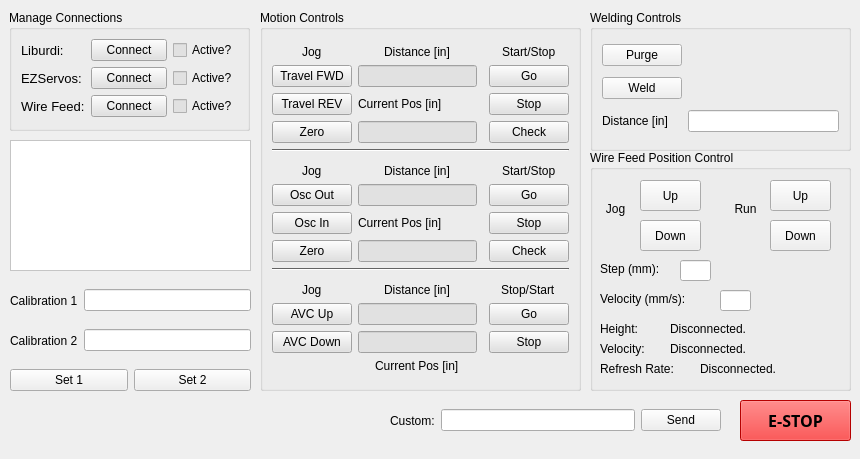
  <widget class="QWidget" name="centralWidget">
   <widget class="QListWidget" name="replyBox">
    <property name="geometry">
     <rect>
      <x>10</x>
      <y>140</y>
      <width>241</width>
      <height>131</height>
     </rect>
    </property>
    <property name="styleSheet">
     <string notr="true">background-color: rgb(255, 255, 255);
border-color: rgb(0, 0, 0);</string>
    </property>
   </widget>
   <widget class="QLabel" name="utLogo">
    <property name="enabled">
     <bool>true</bool>
    </property>
    <property name="geometry">
     <rect>
      <x>320</x>
      <y>400</y>
      <width>50</width>
      <height>50</height>
     </rect>
    </property>
    <property name="autoFillBackground">
     <bool>false</bool>
    </property>
    <property name="styleSheet">
     <string notr="true"/>
    </property>
    <property name="text">
     <string/>
    </property>
    <property name="pixmap">
     <pixmap resource="resources.qrc">:/images/powerT.jpeg</pixmap>
    </property>
    <property name="scaledContents">
     <bool>true</bool>
    </property>
   </widget>
   <widget class="QLabel" name="epriLogo">
    <property name="geometry">
     <rect>
      <x>10</x>
      <y>400</y>
      <width>307</width>
      <height>50</height>
     </rect>
    </property>
    <property name="text">
     <string/>
    </property>
    <property name="pixmap">
     <pixmap resource="resources.qrc">:/images/EPRI Logo.jpg</pixmap>
    </property>
    <property name="scaledContents">
     <bool>true</bool>
    </property>
   </widget>
   <widget class="QGroupBox" name="motionGroupBox">
    <property name="geometry">
     <rect>
      <x>260</x>
      <y>10</y>
      <width>321</width>
      <height>381</height>
     </rect>
    </property>
    <property name="palette">
     <palette>
      <active>
       <colorrole role="WindowText">
        <brush brushstyle="SolidPattern">
         <color alpha="255">
          <red>0</red>
          <green>0</green>
          <blue>0</blue>
         </color>
        </brush>
       </colorrole>
       <colorrole role="Button">
        <brush brushstyle="SolidPattern">
         <color alpha="255">
          <red>225</red>
          <green>225</green>
          <blue>225</blue>
         </color>
        </brush>
       </colorrole>
       <colorrole role="Light">
        <brush brushstyle="SolidPattern">
         <color alpha="255">
          <red>255</red>
          <green>255</green>
          <blue>255</blue>
         </color>
        </brush>
       </colorrole>
       <colorrole role="Midlight">
        <brush brushstyle="SolidPattern">
         <color alpha="255">
          <red>227</red>
          <green>227</green>
          <blue>227</blue>
         </color>
        </brush>
       </colorrole>
       <colorrole role="Dark">
        <brush brushstyle="SolidPattern">
         <color alpha="255">
          <red>100</red>
          <green>100</green>
          <blue>100</blue>
         </color>
        </brush>
       </colorrole>
       <colorrole role="Mid">
        <brush brushstyle="SolidPattern">
         <color alpha="255">
          <red>133</red>
          <green>133</green>
          <blue>133</blue>
         </color>
        </brush>
       </colorrole>
       <colorrole role="Text">
        <brush brushstyle="SolidPattern">
         <color alpha="255">
          <red>0</red>
          <green>0</green>
          <blue>0</blue>
         </color>
        </brush>
       </colorrole>
       <colorrole role="BrightText">
        <brush brushstyle="SolidPattern">
         <color alpha="255">
          <red>255</red>
          <green>255</green>
          <blue>255</blue>
         </color>
        </brush>
       </colorrole>
       <colorrole role="ButtonText">
        <brush brushstyle="SolidPattern">
         <color alpha="255">
          <red>0</red>
          <green>0</green>
          <blue>0</blue>
         </color>
        </brush>
       </colorrole>
       <colorrole role="Base">
        <brush brushstyle="SolidPattern">
         <color alpha="255">
          <red>225</red>
          <green>225</green>
          <blue>225</blue>
         </color>
        </brush>
       </colorrole>
       <colorrole role="Window">
        <brush brushstyle="SolidPattern">
         <color alpha="255">
          <red>225</red>
          <green>225</green>
          <blue>225</blue>
         </color>
        </brush>
       </colorrole>
       <colorrole role="Shadow">
        <brush brushstyle="SolidPattern">
         <color alpha="255">
          <red>0</red>
          <green>0</green>
          <blue>0</blue>
         </color>
        </brush>
       </colorrole>
       <colorrole role="AlternateBase">
        <brush brushstyle="SolidPattern">
         <color alpha="255">
          <red>227</red>
          <green>227</green>
          <blue>227</blue>
         </color>
        </brush>
       </colorrole>
       <colorrole role="ToolTipBase">
        <brush brushstyle="SolidPattern">
         <color alpha="255">
          <red>255</red>
          <green>255</green>
          <blue>220</blue>
         </color>
        </brush>
       </colorrole>
       <colorrole role="ToolTipText">
        <brush brushstyle="SolidPattern">
         <color alpha="255">
          <red>0</red>
          <green>0</green>
          <blue>0</blue>
         </color>
        </brush>
       </colorrole>
      </active>
      <inactive>
       <colorrole role="WindowText">
        <brush brushstyle="SolidPattern">
         <color alpha="255">
          <red>0</red>
          <green>0</green>
          <blue>0</blue>
         </color>
        </brush>
       </colorrole>
       <colorrole role="Button">
        <brush brushstyle="SolidPattern">
         <color alpha="255">
          <red>225</red>
          <green>225</green>
          <blue>225</blue>
         </color>
        </brush>
       </colorrole>
       <colorrole role="Light">
        <brush brushstyle="SolidPattern">
         <color alpha="255">
          <red>255</red>
          <green>255</green>
          <blue>255</blue>
         </color>
        </brush>
       </colorrole>
       <colorrole role="Midlight">
        <brush brushstyle="SolidPattern">
         <color alpha="255">
          <red>227</red>
          <green>227</green>
          <blue>227</blue>
         </color>
        </brush>
       </colorrole>
       <colorrole role="Dark">
        <brush brushstyle="SolidPattern">
         <color alpha="255">
          <red>100</red>
          <green>100</green>
          <blue>100</blue>
         </color>
        </brush>
       </colorrole>
       <colorrole role="Mid">
        <brush brushstyle="SolidPattern">
         <color alpha="255">
          <red>133</red>
          <green>133</green>
          <blue>133</blue>
         </color>
        </brush>
       </colorrole>
       <colorrole role="Text">
        <brush brushstyle="SolidPattern">
         <color alpha="255">
          <red>0</red>
          <green>0</green>
          <blue>0</blue>
         </color>
        </brush>
       </colorrole>
       <colorrole role="BrightText">
        <brush brushstyle="SolidPattern">
         <color alpha="255">
          <red>255</red>
          <green>255</green>
          <blue>255</blue>
         </color>
        </brush>
       </colorrole>
       <colorrole role="ButtonText">
        <brush brushstyle="SolidPattern">
         <color alpha="255">
          <red>0</red>
          <green>0</green>
          <blue>0</blue>
         </color>
        </brush>
       </colorrole>
       <colorrole role="Base">
        <brush brushstyle="SolidPattern">
         <color alpha="255">
          <red>225</red>
          <green>225</green>
          <blue>225</blue>
         </color>
        </brush>
       </colorrole>
       <colorrole role="Window">
        <brush brushstyle="SolidPattern">
         <color alpha="255">
          <red>225</red>
          <green>225</green>
          <blue>225</blue>
         </color>
        </brush>
       </colorrole>
       <colorrole role="Shadow">
        <brush brushstyle="SolidPattern">
         <color alpha="255">
          <red>0</red>
          <green>0</green>
          <blue>0</blue>
         </color>
        </brush>
       </colorrole>
       <colorrole role="AlternateBase">
        <brush brushstyle="SolidPattern">
         <color alpha="255">
          <red>227</red>
          <green>227</green>
          <blue>227</blue>
         </color>
        </brush>
       </colorrole>
       <colorrole role="ToolTipBase">
        <brush brushstyle="SolidPattern">
         <color alpha="255">
          <red>255</red>
          <green>255</green>
          <blue>220</blue>
         </color>
        </brush>
       </colorrole>
       <colorrole role="ToolTipText">
        <brush brushstyle="SolidPattern">
         <color alpha="255">
          <red>0</red>
          <green>0</green>
          <blue>0</blue>
         </color>
        </brush>
       </colorrole>
      </inactive>
      <disabled>
       <colorrole role="WindowText">
        <brush brushstyle="SolidPattern">
         <color alpha="255">
          <red>100</red>
          <green>100</green>
          <blue>100</blue>
         </color>
        </brush>
       </colorrole>
       <colorrole role="Button">
        <brush brushstyle="SolidPattern">
         <color alpha="255">
          <red>225</red>
          <green>225</green>
          <blue>225</blue>
         </color>
        </brush>
       </colorrole>
       <colorrole role="Light">
        <brush brushstyle="SolidPattern">
         <color alpha="255">
          <red>255</red>
          <green>255</green>
          <blue>255</blue>
         </color>
        </brush>
       </colorrole>
       <colorrole role="Midlight">
        <brush brushstyle="SolidPattern">
         <color alpha="255">
          <red>227</red>
          <green>227</green>
          <blue>227</blue>
         </color>
        </brush>
       </colorrole>
       <colorrole role="Dark">
        <brush brushstyle="SolidPattern">
         <color alpha="255">
          <red>100</red>
          <green>100</green>
          <blue>100</blue>
         </color>
        </brush>
       </colorrole>
       <colorrole role="Mid">
        <brush brushstyle="SolidPattern">
         <color alpha="255">
          <red>133</red>
          <green>133</green>
          <blue>133</blue>
         </color>
        </brush>
       </colorrole>
       <colorrole role="Text">
        <brush brushstyle="SolidPattern">
         <color alpha="255">
          <red>100</red>
          <green>100</green>
          <blue>100</blue>
         </color>
        </brush>
       </colorrole>
       <colorrole role="BrightText">
        <brush brushstyle="SolidPattern">
         <color alpha="255">
          <red>255</red>
          <green>255</green>
          <blue>255</blue>
         </color>
        </brush>
       </colorrole>
       <colorrole role="ButtonText">
        <brush brushstyle="SolidPattern">
         <color alpha="255">
          <red>100</red>
          <green>100</green>
          <blue>100</blue>
         </color>
        </brush>
       </colorrole>
       <colorrole role="Base">
        <brush brushstyle="SolidPattern">
         <color alpha="255">
          <red>225</red>
          <green>225</green>
          <blue>225</blue>
         </color>
        </brush>
       </colorrole>
       <colorrole role="Window">
        <brush brushstyle="SolidPattern">
         <color alpha="255">
          <red>225</red>
          <green>225</green>
          <blue>225</blue>
         </color>
        </brush>
       </colorrole>
       <colorrole role="Shadow">
        <brush brushstyle="SolidPattern">
         <color alpha="255">
          <red>0</red>
          <green>0</green>
          <blue>0</blue>
         </color>
        </brush>
       </colorrole>
       <colorrole role="AlternateBase">
        <brush brushstyle="SolidPattern">
         <color alpha="255">
          <red>200</red>
          <green>200</green>
          <blue>200</blue>
         </color>
        </brush>
       </colorrole>
       <colorrole role="ToolTipBase">
        <brush brushstyle="SolidPattern">
         <color alpha="255">
          <red>255</red>
          <green>255</green>
          <blue>220</blue>
         </color>
        </brush>
       </colorrole>
       <colorrole role="ToolTipText">
        <brush brushstyle="SolidPattern">
         <color alpha="255">
          <red>0</red>
          <green>0</green>
          <blue>0</blue>
         </color>
        </brush>
       </colorrole>
      </disabled>
     </palette>
    </property>
    <property name="acceptDrops">
     <bool>true</bool>
    </property>
    <property name="title">
     <string>Motion Controls</string>
    </property>
    <layout class="QGridLayout" name="gridLayout">
     <item row="5" column="0" colspan="4">
      <widget class="Line" name="horizLine1">
       <property name="orientation">
        <enum>Qt::Horizontal</enum>
       </property>
      </widget>
     </item>
     <item row="3" column="3">
      <widget class="QPushButton" name="travStopButton">
       <property name="text">
        <string>Stop</string>
       </property>
      </widget>
     </item>
     <item row="7" column="1">
      <widget class="QLineEdit" name="oscDistanceEdit"/>
     </item>
     <item row="1" column="1">
      <widget class="QLineEdit" name="travDistanceEdit"/>
     </item>
     <item row="1" column="0">
      <widget class="QPushButton" name="travFwdButton">
       <property name="enabled">
        <bool>true</bool>
       </property>
       <property name="sizePolicy">
        <sizepolicy hsizetype="Minimum" vsizetype="Fixed">
         <horstretch>0</horstretch>
         <verstretch>0</verstretch>
        </sizepolicy>
       </property>
       <property name="maximumSize">
        <size>
         <width>100</width>
         <height>50</height>
        </size>
       </property>
       <property name="text">
        <string>Travel FWD</string>
       </property>
      </widget>
     </item>
     <item row="12" column="0" colspan="4">
      <widget class="Line" name="hozLine2">
       <property name="orientation">
        <enum>Qt::Horizontal</enum>
       </property>
      </widget>
     </item>
     <item row="3" column="0">
      <widget class="QPushButton" name="travRevButton">
       <property name="text">
        <string>Travel REV</string>
       </property>
      </widget>
     </item>
     <item row="7" column="0">
      <widget class="QPushButton" name="oscOutButton">
       <property name="text">
        <string>Osc Out</string>
       </property>
      </widget>
     </item>
     <item row="13" column="3" alignment="Qt::AlignHCenter|Qt::AlignBottom">
      <widget class="QLabel" name="avcSSLabel">
       <property name="text">
        <string>Stop/Start</string>
       </property>
      </widget>
     </item>
     <item row="15" column="0">
      <widget class="QPushButton" name="avcDownButton">
       <property name="text">
        <string>AVC Down</string>
       </property>
      </widget>
     </item>
     <item row="9" column="0">
      <widget class="QPushButton" name="oscInButton">
       <property name="text">
        <string>Osc In</string>
       </property>
      </widget>
     </item>
     <item row="14" column="0">
      <widget class="QPushButton" name="avcUpButton">
       <property name="text">
        <string>AVC Up</string>
       </property>
      </widget>
     </item>
     <item row="15" column="1">
      <widget class="QLineEdit" name="avcCurrentPosEdit"/>
     </item>
     <item row="1" column="3">
      <widget class="QPushButton" name="travGoButton">
       <property name="text">
        <string>Go</string>
       </property>
      </widget>
     </item>
     <item row="14" column="1">
      <widget class="QLineEdit" name="avcDistanceEdit"/>
     </item>
     <item row="0" column="0" alignment="Qt::AlignHCenter|Qt::AlignBottom">
      <widget class="QLabel" name="travJogLabel">
       <property name="text">
        <string>Jog</string>
       </property>
      </widget>
     </item>
     <item row="0" column="3" alignment="Qt::AlignHCenter|Qt::AlignBottom">
      <widget class="QLabel" name="travelSSLabel">
       <property name="text">
        <string>Start/Stop</string>
       </property>
      </widget>
     </item>
     <item row="6" column="0" alignment="Qt::AlignHCenter|Qt::AlignBottom">
      <widget class="QLabel" name="oscJogLabel">
       <property name="text">
        <string>Jog</string>
       </property>
      </widget>
     </item>
     <item row="7" column="3">
      <widget class="QPushButton" name="oscGoButton">
       <property name="text">
        <string>Go</string>
       </property>
      </widget>
     </item>
     <item row="15" column="3">
      <widget class="QPushButton" name="avcStopButton">
       <property name="text">
        <string>Stop</string>
       </property>
      </widget>
     </item>
     <item row="9" column="3">
      <widget class="QPushButton" name="oscStopButton">
       <property name="text">
        <string>Stop</string>
       </property>
      </widget>
     </item>
     <item row="14" column="3">
      <widget class="QPushButton" name="avcGoButton">
       <property name="text">
        <string>Go</string>
       </property>
      </widget>
     </item>
     <item row="6" column="3" alignment="Qt::AlignHCenter|Qt::AlignBottom">
      <widget class="QLabel" name="oscSSLabel">
       <property name="text">
        <string>Start/Stop</string>
       </property>
      </widget>
     </item>
     <item row="13" column="1" alignment="Qt::AlignHCenter|Qt::AlignBottom">
      <widget class="QLabel" name="avcDistLabel">
       <property name="text">
        <string>Distance [in]</string>
       </property>
      </widget>
     </item>
     <item row="13" column="0" alignment="Qt::AlignHCenter|Qt::AlignBottom">
      <widget class="QLabel" name="avcJogLabel">
       <property name="text">
        <string>Jog</string>
       </property>
      </widget>
     </item>
     <item row="6" column="1" alignment="Qt::AlignHCenter|Qt::AlignBottom">
      <widget class="QLabel" name="oscDistLabel">
       <property name="text">
        <string>Distance [in]</string>
       </property>
      </widget>
     </item>
     <item row="16" column="1" alignment="Qt::AlignHCenter|Qt::AlignTop">
      <widget class="QLabel" name="avcCurPosLabel">
       <property name="text">
        <string>Current Pos [in]</string>
       </property>
      </widget>
     </item>
     <item row="0" column="1" alignment="Qt::AlignHCenter|Qt::AlignBottom">
      <widget class="QLabel" name="travDistLabel">
       <property name="text">
        <string>Distance [in]</string>
       </property>
      </widget>
     </item>
     <item row="4" column="3">
      <widget class="QPushButton" name="travCheckButton">
       <property name="text">
        <string>Check</string>
       </property>
      </widget>
     </item>
     <item row="4" column="1">
      <widget class="QLineEdit" name="travCurrentPosEdit"/>
     </item>
     <item row="3" column="1">
      <widget class="QLabel" name="travCurPosLabel">
       <property name="text">
        <string>Current Pos [in]</string>
       </property>
      </widget>
     </item>
     <item row="4" column="0">
      <widget class="QPushButton" name="travZeroButton">
       <property name="text">
        <string>Zero</string>
       </property>
      </widget>
     </item>
     <item row="10" column="0">
      <widget class="QPushButton" name="oscZeroButton">
       <property name="text">
        <string>Zero</string>
       </property>
      </widget>
     </item>
     <item row="10" column="1">
      <widget class="QLineEdit" name="oscCurrentPosEdit"/>
     </item>
     <item row="9" column="1">
      <widget class="QLabel" name="oscCurPosLabel">
       <property name="text">
        <string>Current Pos [in]</string>
       </property>
      </widget>
     </item>
     <item row="10" column="3">
      <widget class="QPushButton" name="oscCheckButton">
       <property name="text">
        <string>Check</string>
       </property>
      </widget>
     </item>
    </layout>
   </widget>
   <widget class="QGroupBox" name="connectionGroupBox">
    <property name="geometry">
     <rect>
      <x>9</x>
      <y>10</y>
      <width>241</width>
      <height>121</height>
     </rect>
    </property>
    <property name="palette">
     <palette>
      <active>
       <colorrole role="Button">
        <brush brushstyle="SolidPattern">
         <color alpha="255">
          <red>225</red>
          <green>225</green>
          <blue>225</blue>
         </color>
        </brush>
       </colorrole>
       <colorrole role="Base">
        <brush brushstyle="SolidPattern">
         <color alpha="255">
          <red>225</red>
          <green>225</green>
          <blue>225</blue>
         </color>
        </brush>
       </colorrole>
       <colorrole role="Window">
        <brush brushstyle="SolidPattern">
         <color alpha="255">
          <red>225</red>
          <green>225</green>
          <blue>225</blue>
         </color>
        </brush>
       </colorrole>
      </active>
      <inactive>
       <colorrole role="Button">
        <brush brushstyle="SolidPattern">
         <color alpha="255">
          <red>225</red>
          <green>225</green>
          <blue>225</blue>
         </color>
        </brush>
       </colorrole>
       <colorrole role="Base">
        <brush brushstyle="SolidPattern">
         <color alpha="255">
          <red>225</red>
          <green>225</green>
          <blue>225</blue>
         </color>
        </brush>
       </colorrole>
       <colorrole role="Window">
        <brush brushstyle="SolidPattern">
         <color alpha="255">
          <red>225</red>
          <green>225</green>
          <blue>225</blue>
         </color>
        </brush>
       </colorrole>
      </inactive>
      <disabled>
       <colorrole role="Button">
        <brush brushstyle="SolidPattern">
         <color alpha="255">
          <red>225</red>
          <green>225</green>
          <blue>225</blue>
         </color>
        </brush>
       </colorrole>
       <colorrole role="Base">
        <brush brushstyle="SolidPattern">
         <color alpha="255">
          <red>225</red>
          <green>225</green>
          <blue>225</blue>
         </color>
        </brush>
       </colorrole>
       <colorrole role="Window">
        <brush brushstyle="SolidPattern">
         <color alpha="255">
          <red>225</red>
          <green>225</green>
          <blue>225</blue>
         </color>
        </brush>
       </colorrole>
      </disabled>
     </palette>
    </property>
    <property name="styleSheet">
     <string notr="true"/>
    </property>
    <property name="title">
     <string>Manage Connections</string>
    </property>
    <layout class="QGridLayout" name="gridLayout_2">
     <item row="0" column="2">
      <widget class="QCheckBox" name="liburdiActiveCheckBox">
       <property name="text">
        <string>Active?</string>
       </property>
      </widget>
     </item>
     <item row="0" column="1">
      <widget class="QPushButton" name="connectLiburdiButton">
       <property name="text">
        <string>Connect</string>
       </property>
      </widget>
     </item>
     <item row="1" column="0">
      <widget class="QLabel" name="connectEzservoLabel">
       <property name="font">
        <font>
         <pointsize>10</pointsize>
        </font>
       </property>
       <property name="text">
        <string>EZServos:</string>
       </property>
      </widget>
     </item>
     <item row="1" column="1">
      <widget class="QPushButton" name="connectEzservoButton">
       <property name="text">
        <string>Connect</string>
       </property>
      </widget>
     </item>
     <item row="1" column="2">
      <widget class="QCheckBox" name="ezservoActiveCheckBox">
       <property name="text">
        <string>Active?</string>
       </property>
      </widget>
     </item>
     <item row="0" column="0">
      <widget class="QLabel" name="connectLiburdiLabel">
       <property name="font">
        <font>
         <pointsize>10</pointsize>
        </font>
       </property>
       <property name="text">
        <string>Liburdi:</string>
       </property>
      </widget>
     </item>
     <item row="2" column="1">
      <widget class="QPushButton" name="connectLinActButton">
       <property name="text">
        <string>Connect</string>
       </property>
      </widget>
     </item>
     <item row="2" column="0">
      <widget class="QLabel" name="connectLinActLabel">
       <property name="font">
        <font>
         <pointsize>10</pointsize>
        </font>
       </property>
       <property name="text">
        <string>Wire Feed:</string>
       </property>
      </widget>
     </item>
     <item row="2" column="2">
      <widget class="QCheckBox" name="linActActiveCheckBox">
       <property name="text">
        <string>Active?</string>
       </property>
      </widget>
     </item>
    </layout>
   </widget>
   <widget class="QGroupBox" name="weldingGroupBox">
    <property name="geometry">
     <rect>
      <x>590</x>
      <y>10</y>
      <width>261</width>
      <height>141</height>
     </rect>
    </property>
    <property name="title">
     <string>Welding Controls</string>
    </property>
    <layout class="QGridLayout" name="gridLayout_3">
     <item row="1" column="0">
      <widget class="QPushButton" name="weldButton">
       <property name="text">
        <string>Weld</string>
       </property>
      </widget>
     </item>
     <item row="0" column="0">
      <widget class="QPushButton" name="purgeButton">
       <property name="acceptDrops">
        <bool>false</bool>
       </property>
       <property name="autoFillBackground">
        <bool>false</bool>
       </property>
       <property name="text">
        <string>Purge</string>
       </property>
       <property name="flat">
        <bool>false</bool>
       </property>
      </widget>
     </item>
     <item row="2" column="0">
      <widget class="QLabel" name="weldDistLabel">
       <property name="text">
        <string>Distance [in]</string>
       </property>
      </widget>
     </item>
     <item row="2" column="1">
      <widget class="QLineEdit" name="weldDistanceEdit"/>
     </item>
    </layout>
   </widget>
   <widget class="QPushButton" name="eStopButton">
    <property name="geometry">
     <rect>
      <x>740</x>
      <y>400</y>
      <width>111</width>
      <height>41</height>
     </rect>
    </property>
    <property name="font">
     <font>
      <family>STIXVariants</family>
      <pointsize>12</pointsize>
      <weight>75</weight>
      <bold>true</bold>
     </font>
    </property>
    <property name="styleSheet">
     <string notr="true">background-color: rgb(255, 0, 0);</string>
    </property>
    <property name="text">
     <string>E-STOP</string>
    </property>
   </widget>
   <widget class="QWidget" name="horizontalLayoutWidget">
    <property name="geometry">
     <rect>
      <x>390</x>
      <y>400</y>
      <width>331</width>
      <height>41</height>
     </rect>
    </property>
    <layout class="QHBoxLayout" name="customMessageLayout">
     <item>
      <widget class="QLabel" name="customMessageLabel">
       <property name="text">
        <string>Custom:</string>
       </property>
      </widget>
     </item>
     <item>
      <widget class="QLineEdit" name="customMessageEdit"/>
     </item>
     <item>
      <widget class="QPushButton" name="customMessageButton">
       <property name="text">
        <string>Send</string>
       </property>
      </widget>
     </item>
    </layout>
   </widget>
   <widget class="QWidget" name="horizontalLayoutWidget_2">
    <property name="geometry">
     <rect>
      <x>10</x>
      <y>280</y>
      <width>241</width>
      <height>41</height>
     </rect>
    </property>
    <layout class="QHBoxLayout" name="calibration1Layout">
     <item>
      <widget class="QLabel" name="calibration1Label">
       <property name="text">
        <string>Calibration 1</string>
       </property>
      </widget>
     </item>
     <item>
      <widget class="QLineEdit" name="calibration1Edit"/>
     </item>
    </layout>
   </widget>
   <widget class="QWidget" name="horizontalLayoutWidget_3">
    <property name="geometry">
     <rect>
      <x>10</x>
      <y>320</y>
      <width>241</width>
      <height>41</height>
     </rect>
    </property>
    <layout class="QHBoxLayout" name="calibration2Layout">
     <item>
      <widget class="QLabel" name="calibration2Label">
       <property name="text">
        <string>Calibration 2</string>
       </property>
      </widget>
     </item>
     <item>
      <widget class="QLineEdit" name="calibration2Edit"/>
     </item>
    </layout>
   </widget>
   <widget class="QWidget" name="horizontalLayoutWidget_4">
    <property name="geometry">
     <rect>
      <x>10</x>
      <y>360</y>
      <width>241</width>
      <height>41</height>
     </rect>
    </property>
    <layout class="QHBoxLayout" name="horizontalLayout">
     <item>
      <widget class="QPushButton" name="setCalibration1Button">
       <property name="text">
        <string>Set 1</string>
       </property>
      </widget>
     </item>
     <item>
      <widget class="QPushButton" name="setCalibration2Button">
       <property name="text">
        <string>Set 2</string>
       </property>
      </widget>
     </item>
    </layout>
   </widget>
   <widget class="QGroupBox" name="wireControlBox">
    <property name="geometry">
     <rect>
      <x>590</x>
      <y>150</y>
      <width>261</width>
      <height>241</height>
     </rect>
    </property>
    <property name="title">
     <string>Wire Feed Position Control</string>
    </property>
    <widget class="QPushButton" name="wireJogUpButton">
     <property name="geometry">
      <rect>
       <x>50</x>
       <y>30</y>
       <width>61</width>
       <height>31</height>
      </rect>
     </property>
     <property name="text">
      <string>Up</string>
     </property>
    </widget>
    <widget class="QPushButton" name="wireJogDownButton">
     <property name="geometry">
      <rect>
       <x>50</x>
       <y>70</y>
       <width>61</width>
       <height>31</height>
      </rect>
     </property>
     <property name="text">
      <string>Down</string>
     </property>
    </widget>
    <widget class="QLabel" name="label_WireHeight">
     <property name="geometry">
      <rect>
       <x>10</x>
       <y>170</y>
       <width>51</width>
       <height>17</height>
      </rect>
     </property>
     <property name="text">
      <string>Height:</string>
     </property>
    </widget>
    <widget class="QLabel" name="wireHeightReadout">
     <property name="geometry">
      <rect>
       <x>80</x>
       <y>170</y>
       <width>101</width>
       <height>17</height>
      </rect>
     </property>
     <property name="text">
      <string>Disconnected.</string>
     </property>
    </widget>
    <widget class="QLabel" name="label_WireStepMM">
     <property name="geometry">
      <rect>
       <x>10</x>
       <y>110</y>
       <width>81</width>
       <height>17</height>
      </rect>
     </property>
     <property name="text">
      <string>Step (mm):</string>
     </property>
    </widget>
    <widget class="QLineEdit" name="wireStepMM">
     <property name="geometry">
      <rect>
       <x>90</x>
       <y>110</y>
       <width>31</width>
       <height>21</height>
      </rect>
     </property>
    </widget>
    <widget class="QLabel" name="label_wireJog">
     <property name="geometry">
      <rect>
       <x>10</x>
       <y>50</y>
       <width>31</width>
       <height>17</height>
      </rect>
     </property>
     <property name="text">
      <string>Jog</string>
     </property>
     <property name="alignment">
      <set>Qt::AlignCenter</set>
     </property>
    </widget>
    <widget class="QLabel" name="label_wireHeightVel">
     <property name="geometry">
      <rect>
       <x>10</x>
       <y>190</y>
       <width>67</width>
       <height>17</height>
      </rect>
     </property>
     <property name="text">
      <string>Velocity:</string>
     </property>
    </widget>
    <widget class="QLabel" name="wireHeightVelReadout">
     <property name="geometry">
      <rect>
       <x>80</x>
       <y>190</y>
       <width>101</width>
       <height>17</height>
      </rect>
     </property>
     <property name="text">
      <string>Disconnected.</string>
     </property>
    </widget>
    <widget class="QLabel" name="wireThreadRefreshRate">
     <property name="geometry">
      <rect>
       <x>110</x>
       <y>210</y>
       <width>101</width>
       <height>17</height>
      </rect>
     </property>
     <property name="text">
      <string>Disconnected.</string>
     </property>
    </widget>
    <widget class="QLabel" name="label_wireThreadRefresh">
     <property name="geometry">
      <rect>
       <x>10</x>
       <y>210</y>
       <width>101</width>
       <height>17</height>
      </rect>
     </property>
     <property name="text">
      <string>Refresh Rate:</string>
     </property>
    </widget>
    <widget class="QLabel" name="label_WireStepVel">
     <property name="geometry">
      <rect>
       <x>10</x>
       <y>140</y>
       <width>111</width>
       <height>17</height>
      </rect>
     </property>
     <property name="autoFillBackground">
      <bool>false</bool>
     </property>
     <property name="text">
      <string>Velocity (mm/s):</string>
     </property>
    </widget>
    <widget class="QLineEdit" name="wireStepVel">
     <property name="geometry">
      <rect>
       <x>130</x>
       <y>140</y>
       <width>31</width>
       <height>21</height>
      </rect>
     </property>
    </widget>
    <widget class="QLabel" name="label_wireRun">
     <property name="geometry">
      <rect>
       <x>140</x>
       <y>50</y>
       <width>31</width>
       <height>17</height>
      </rect>
     </property>
     <property name="text">
      <string>Run</string>
     </property>
     <property name="alignment">
      <set>Qt::AlignCenter</set>
     </property>
    </widget>
    <widget class="QPushButton" name="wireRunDownButton">
     <property name="geometry">
      <rect>
       <x>180</x>
       <y>70</y>
       <width>61</width>
       <height>31</height>
      </rect>
     </property>
     <property name="text">
      <string>Down</string>
     </property>
    </widget>
    <widget class="QPushButton" name="wireRunUpButton">
     <property name="geometry">
      <rect>
       <x>180</x>
       <y>30</y>
       <width>61</width>
       <height>31</height>
      </rect>
     </property>
     <property name="text">
      <string>Up</string>
     </property>
    </widget>
   </widget>
  </widget>
